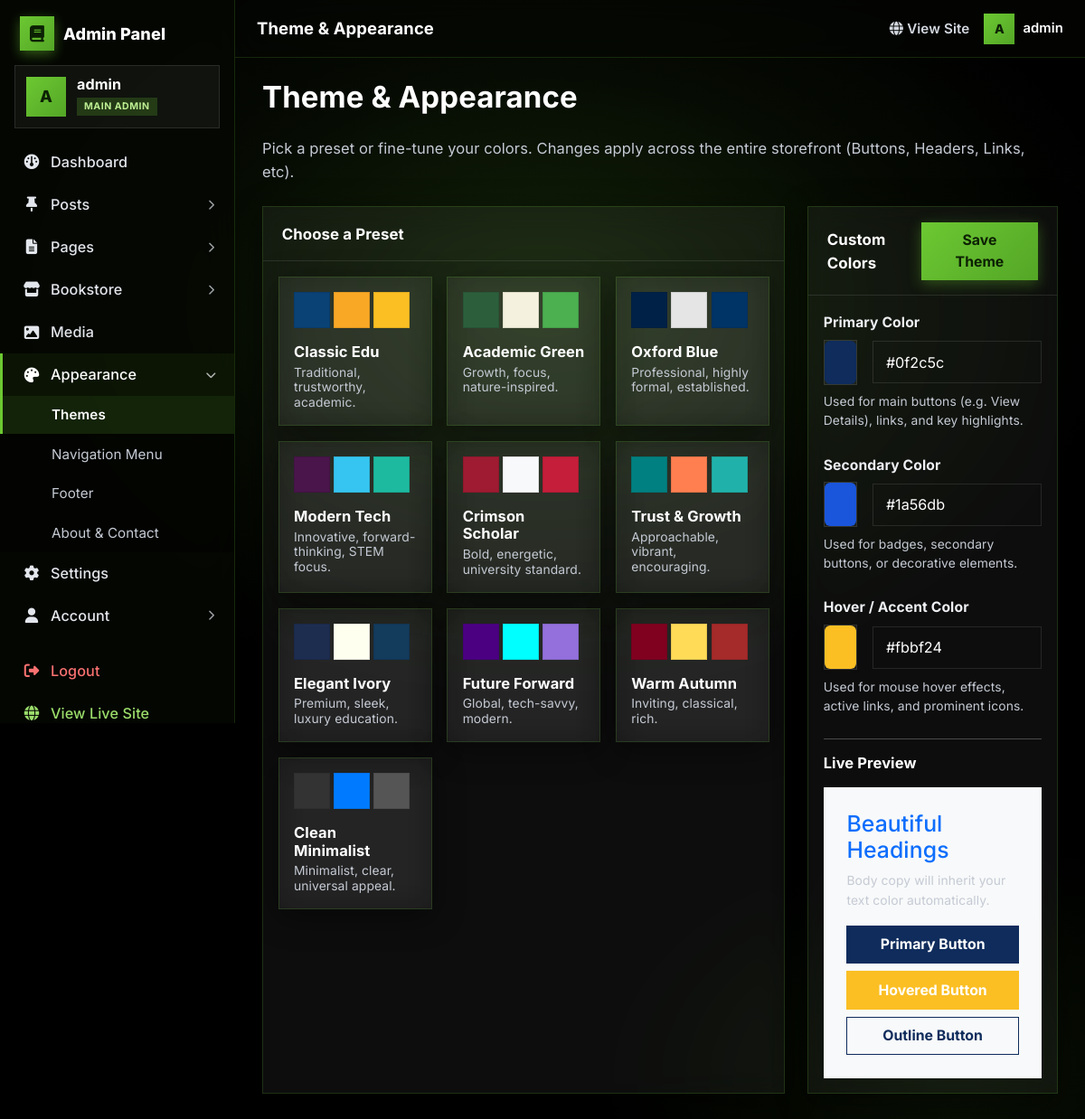
/newlogin/theme.php (signed in), run on the app's committed database.
### tables this page shows
CREATE TABLE IF NOT EXISTS settings (
    id INT PRIMARY KEY,
    site_name VARCHAR(100) DEFAULT 'Kitab Nagri',
    tagline VARCHAR(255) DEFAULT 'Read Online & Download Urdu Novels',
    site_logo VARCHAR(255) DEFAULT NULL,
    site_favicon VARCHAR(255) DEFAULT NULL,
    contact_email VARCHAR(100) DEFAULT NULL,
    contact_phone VARCHAR(50) DEFAULT NULL,
    contact_whatsapp VARCHAR(50) DEFAULT NULL,
    facebook_url VARCHAR(255) DEFAULT NULL,
    instagram_url VARCHAR(255) DEFAULT NULL,
    tiktok_url VARCHAR(255) DEFAULT NULL,
    youtube_url VARCHAR(255) DEFAULT NULL,
    seo_description TEXT DEFAULT NULL,
    seo_keywords TEXT DEFAULT NULL,
    homepage_title VARCHAR(255) DEFAULT NULL,
    homepage_description TEXT DEFAULT NULL,
    permalink_structure VARCHAR(50) DEFAULT 'plain',
    maintenance_mode TINYINT(1) DEFAULT 0,
    google_analytics TEXT DEFAULT NULL,
    search_console TEXT DEFAULT NULL,
    larapush_code TEXT DEFAULT NULL,
    theme_primary VARCHAR(20) DEFAULT '#0f2c5c',
    theme_secondary VARCHAR(20) DEFAULT '#1a56db',
    theme_hover VARCHAR(20) DEFAULT '#fbbf24',
    footer_col1 TEXT DEFAULT NULL,
    footer_col2 TEXT DEFAULT NULL,
    footer_col3 TEXT DEFAULT NULL
);

### newlogin/theme.php (the view, shortened to what the rows shown need)
<?php
include '../db.php';
$settings_query = $conn->query("SELECT theme_primary, theme_secondary, theme_hover FROM settings WHERE id = 1");
$site_settings = $settings_query->fetch_assoc();
$current_primary = $site_settings['theme_primary'] ?? '#0f2c5c';
$current_secondary = $site_settings['theme_secondary'] ?? '#6CC832';
$current_hover = $site_settings['theme_hover'] ?? '#fbbf24';
?>
<!DOCTYPE html>
<html lang="en">
<head>
    <link href="https://cdn.jsdelivr.net/npm/bootstrap@5.3.0/dist/css/bootstrap.min.css" rel="stylesheet">
    <link rel="stylesheet" href="https://cdnjs.cloudflare.com/ajax/libs/font-awesome/6.4.0/css/all.min.css">
</head>
<body>
    <?php include 'sidebar.php'; ?>
    <div class="main-content">
        <h2 class="fw-bold mb-4">Theme & Appearance</h2>
        <form action="" method="POST" id="themeForm">
            <div class="row mb-5">
                <div class="col-md-4">
                    <div class="card shadow-sm border-0 sticky-top" style="top: 20px;">
                        <div class="card-body">
                            <div class="mb-4">
                                <div class="d-flex align-items-center gap-3">
                                    <input type="color" name="theme_primary" id="primaryColorInput" class="form-control form-control-color border-0 p-0 shadow-sm" style="width: 50px; height: 50px;" value="<?php echo htmlspecialchars($current_primary); ?>">
                                    <input type="text" id="primaryText" class="form-control bg-light" value="<?php echo htmlspecialchars($current_primary); ?>" oninput="document.getElementById('primaryColorInput').value = this.value">
                                </div>
                            </div>
                            <div class="mb-4">
                                <div class="d-flex align-items-center gap-3">
                                    <input type="color" name="theme_secondary" id="secondaryColorInput" class="form-control form-control-color border-0 p-0 shadow-sm" style="width: 50px; height: 50px;" value="<?php echo htmlspecialchars($current_secondary); ?>">
                                    <input type="text" id="secondaryText" class="form-control bg-light" value="<?php echo htmlspecialchars($current_secondary); ?>" oninput="document.getElementById('secondaryColorInput').value = this.value">
                                </div>
                            </div>
                            <div class="mb-4">
                                <div class="d-flex align-items-center gap-3">
                                    <input type="color" name="theme_hover" id="hoverColorInput" class="form-control form-control-color border-0 p-0 shadow-sm" style="width: 50px; height: 50px;" value="<?php echo htmlspecialchars($current_hover); ?>">
                                    <input type="text" id="hoverText" class="form-control bg-light" value="<?php echo htmlspecialchars($current_hover); ?>" oninput="document.getElementById('hoverColorInput').value = this.value">
                                </div>
                            </div>
                        </div>
                    </div>
                </div>
            </div>
        </form>
    </div>
</body>
</html>

### newlogin/sidebar.php (shortened to what the rows shown need)
<?php
if(isset($_SESSION['admin_id'])) {
    $sidebar_user_query = $conn->query("SELECT username, profile_pic, role FROM admin_users WHERE id = " . (int)$_SESSION['admin_id']);
    $sidebar_user = $sidebar_user_query->fetch_assoc();
}
function admin_avatar($user, $size = 60) {
    $initial = strtoupper(substr($user['username'] ?? 'A', 0, 1));
    $fs = round($size * 0.42);
    return "<span class='av-fallback' style='width:{$size}px;height:{$size}px;font-size:{$fs}px;'>{$initial}</span>";
}
?>
<header class="admin-topbar">
    <div class="tb-right">
        <?php if(isset($sidebar_user)): ?>
        <div class="tb-user">
            <?php echo admin_avatar($sidebar_user, 34); ?>
            <span class="uname d-none d-sm-inline"><?php echo htmlspecialchars($sidebar_user['username']); ?></span>
        </div>
        <?php endif; ?>
    </div>
</header>
<nav class="sidebar" id="adminSidebar">
    <?php if(isset($sidebar_user)): ?>
    <div class="sidebar-profile">
        <?php echo admin_avatar($sidebar_user, 44); ?>
        <div>
            <div class="pname"><?php echo htmlspecialchars($sidebar_user['username']); ?></div>
            <span class="prole"><?php echo htmlspecialchars(str_replace('_', ' ', $sidebar_user['role'])); ?></span>
        </div>
    </div>
    <?php endif; ?>
</nav>

### data on the page
settings: theme_primary "#0f2c5c", theme_secondary "#1a56db", theme_hover "#fbbf24"

### other printed values
$pt "Theme & Appearance"
$initial "A A"
$sidebar_user['username'] "admin"
str_replace('_', ' ', $sidebar_user['role']) "MAIN ADMIN"
$item['label'] "Dashboard"
$item['label'] "Posts"
$item['label'] "Pages"
$item['label'] "Bookstore"
$item['label'] "Media"
$item['label'] "Appearance"
$ch['label'] "Themes"
$ch['label'] "Navigation Menu"
$ch['label'] "Footer"
$ch['label'] "About & Contact"
$item['label'] "Settings"
